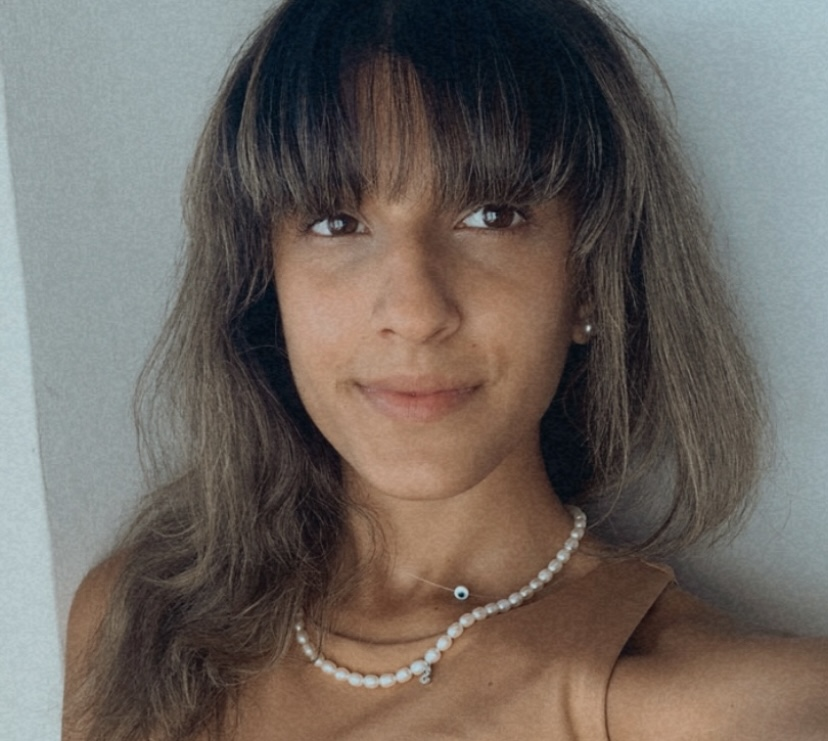
#> input picture images/IMG_5407.jpg, 828 x 741 px; its folder holds only this picture in this run
$ python clip_faces.py
#> lines starting #> are read from the running program, lines starting #| are printed output that depends on the picture
import cv2
import os

def crop_faces(input_folder, output_folder):
    # Load Haar Cascade for face detection
#> called with input_folder = 'images/', output_folder = 'clipped_faces/'
    face_cascade = cv2.CascadeClassifier(cv2.data.haarcascades + 'haarcascade_frontalface_default.xml')

    # Create the output folder if it doesn't exist
    if not os.path.exists(output_folder):
        os.makedirs(output_folder)

    # Loop through all files in the input folder
    for image_name in os.listdir(input_folder):
        print(f"Processing file: {image_name}")

        # Skip non-image files
        if not image_name.lower().endswith(('.jpg', '.jpeg', '.png')):
            print(f"Skipping non-image file: {image_name}")
            continue

        # Read the image
        image_path = os.path.join(input_folder, image_name)
        image = cv2.imread(image_path)
#> image is the input picture: shape (741, 828, 3); mean B, G, R 96.5, 102.2, 109.5

        if image is None:
            print(f"Error reading image {image_name}. Skipping...")
            continue

        # Convert the image to grayscale for detection
        gray = cv2.cvtColor(image, cv2.COLOR_BGR2GRAY)
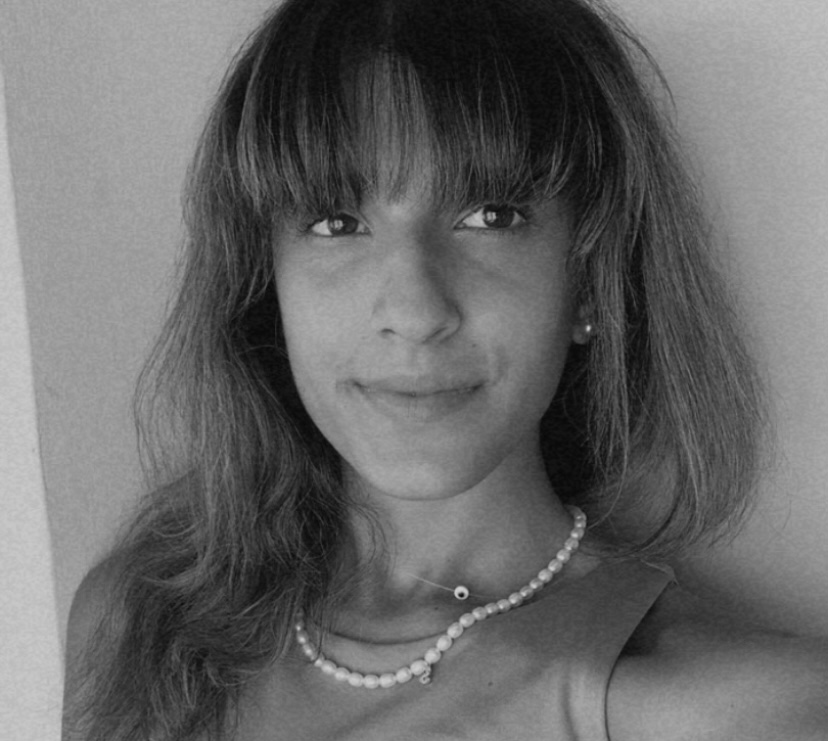
#> gray: shape (741, 828); min 7, max 207, mean 103.7

        # Perform face detection with modified parameters
        faces = face_cascade.detectMultiScale(
            gray,
            scaleFactor=1.05,  # Adjust for smaller face sizes
            minNeighbors=3,    # Increase sensitivity to detect more faces
            minSize=(20, 20)   # Reduce minimum size of detected faces
        )
#> faces = [[219, 83, 400, 400]]

        if len(faces) == 0:
            print(f"No faces detected in {image_name}. Check the image quality or alignment.")
        else:
            # Save each detected face
            for i, (x, y, w, h) in enumerate(faces):
                cropped_face = image[y:y+h, x:x+w]
                output_path = os.path.join(output_folder, f"{os.path.splitext(image_name)[0]}_face_{i}.jpg")
                cv2.imwrite(output_path, cropped_face)
                print(f"Saved cropped face to {output_path}")
#> this loop made 1 pass
#| Saved cropped face to clipped_faces/IMG_5407_face_0.jpg
#> pass 1, in crop_faces, `cropped_face = image[y:y+h, x:x+w]`:
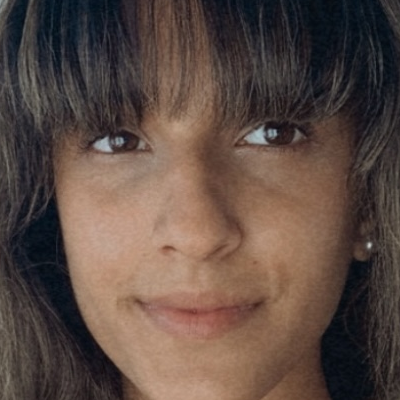
#> cropped_face: shape (400, 400, 3); mean B, G, R 67.1, 74.9, 92.6

if __name__ == "__main__":
    # Input and output folder paths
    input_folder = "images/"  # Folder containing original images
    output_folder = "clipped_faces/"  # Folder to save cropped faces
    crop_faces(input_folder, output_folder)

$ run again, on images/IMG_5414.jpg
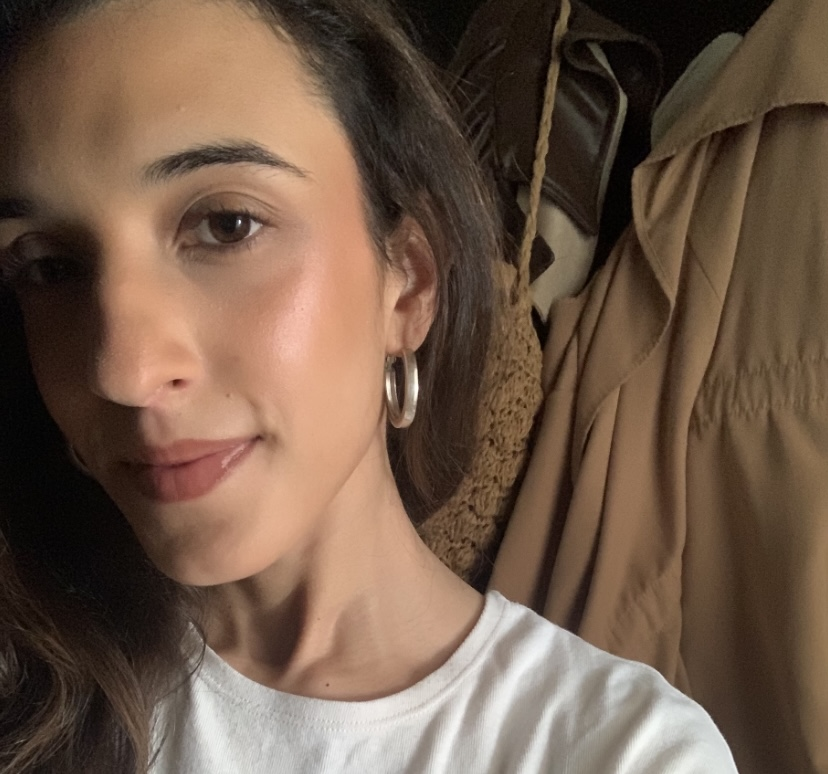
#> input picture images/IMG_5414.jpg, 828 x 774 px
#> in crop_faces, image is the input picture: shape (774, 828, 3); mean B, G, R 72.7, 89.2, 111.9
#> in crop_faces, `gray = cv2.cvtColor(image, cv2.COLOR_BGR2GRAY)`:
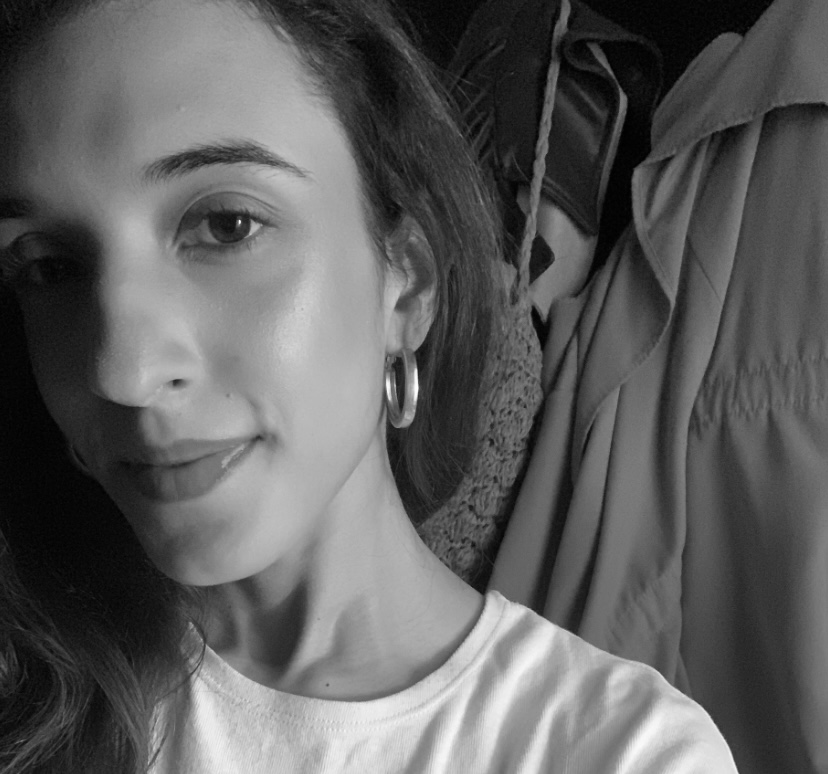
#> gray: shape (774, 828); min 0, max 254, mean 94.1
#> faces = [[28, 4, 573, 573]]
#> the loop in crop_faces, `for i, (x, y, w, h) in enumerate(faces):` made 1 pass
#> (printed output is left out)
#> pass 1, in crop_faces, `cropped_face = image[y:y+h, x:x+w]`:
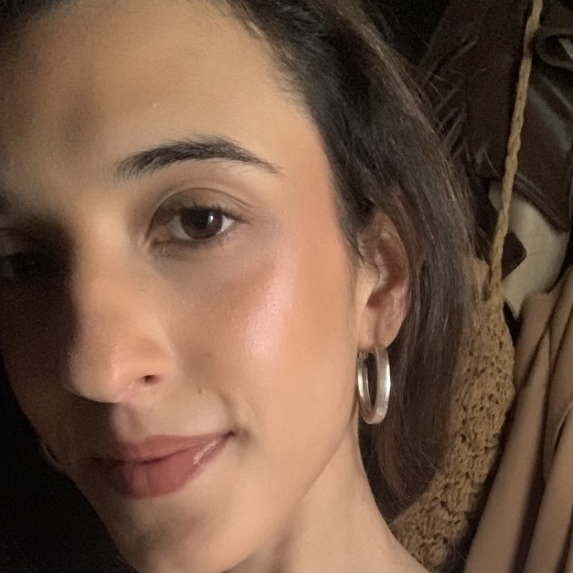
#> cropped_face: shape (573, 573, 3); mean B, G, R 69.8, 88.7, 117.6

$ run again, on images/image0.jpeg
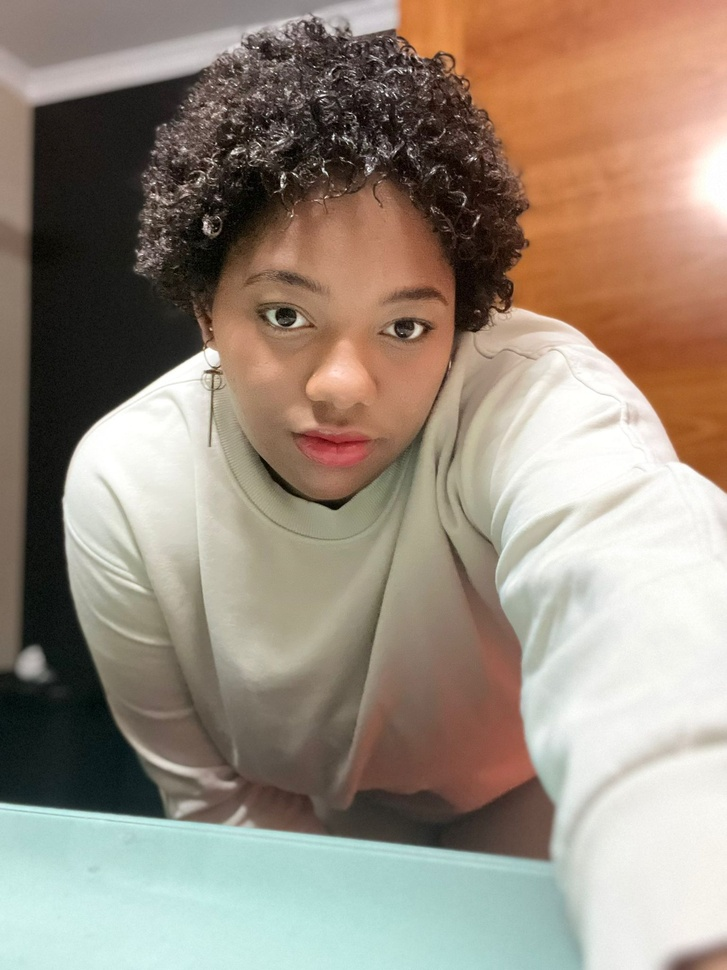
#> input picture images/image0.jpeg, 727 x 970 px, shrunk from 1536 x 2048 before the run
#> in crop_faces, image is the input picture: shape (970, 727, 3); mean B, G, R 126.3, 140.3, 153.8
#> in crop_faces, `gray = cv2.cvtColor(image, cv2.COLOR_BGR2GRAY)`:
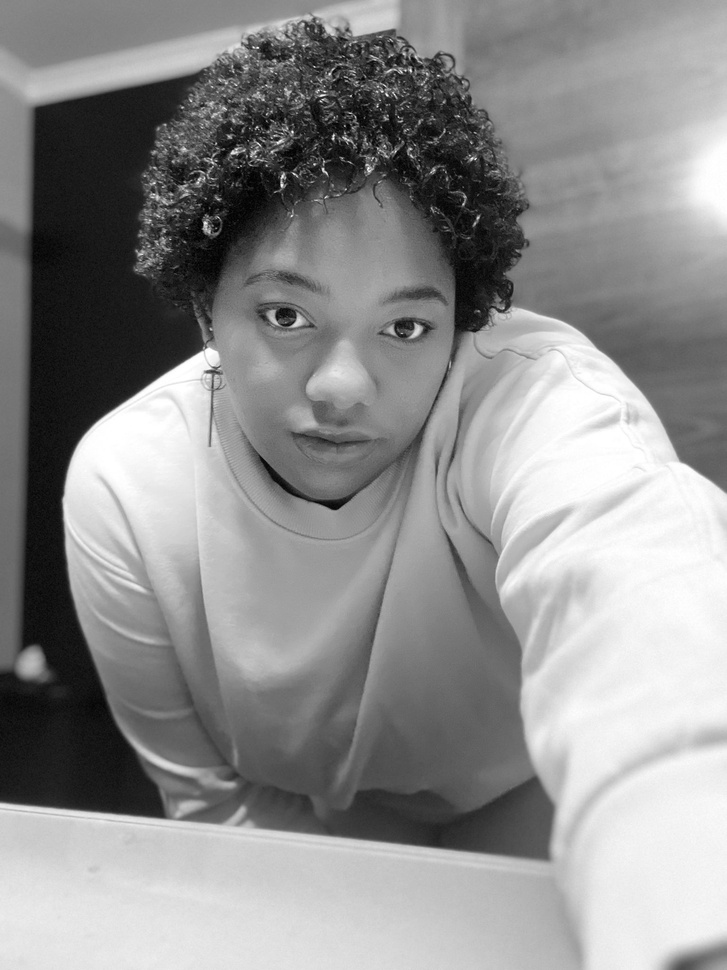
#> gray: shape (970, 727); min 0, max 255, mean 142.7
#> faces = [[408, 58, 28, 28], [189, 213, 314, 314]]
#> the loop in crop_faces, `for i, (x, y, w, h) in enumerate(faces):` made 2 passes
#> (printed output is left out)
#> pass 2, in crop_faces, `cropped_face = image[y:y+h, x:x+w]`:
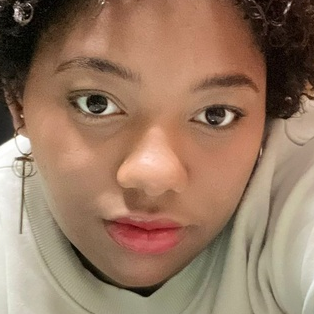
#> cropped_face: shape (314, 314, 3); mean B, G, R 98.5, 120.5, 151

$ run again, on images/image1.jpeg
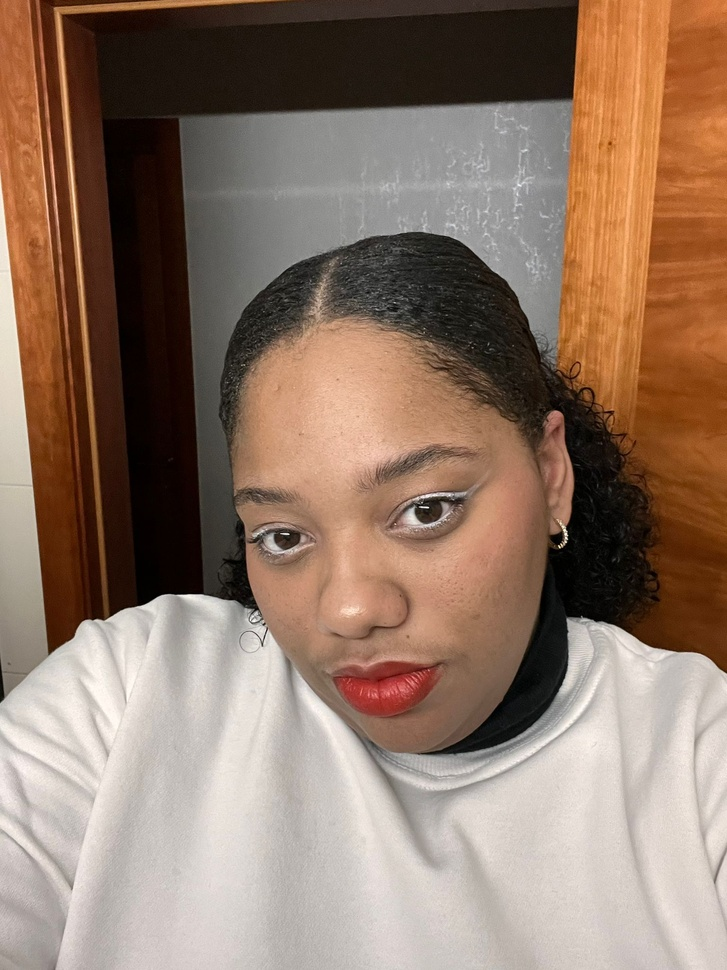
#> input picture images/image1.jpeg, 727 x 970 px, shrunk from 1536 x 2048 before the run
#> in crop_faces, image is the input picture: shape (970, 727, 3); mean B, G, R 103.6, 119.9, 144.3
#> in crop_faces, `gray = cv2.cvtColor(image, cv2.COLOR_BGR2GRAY)`:
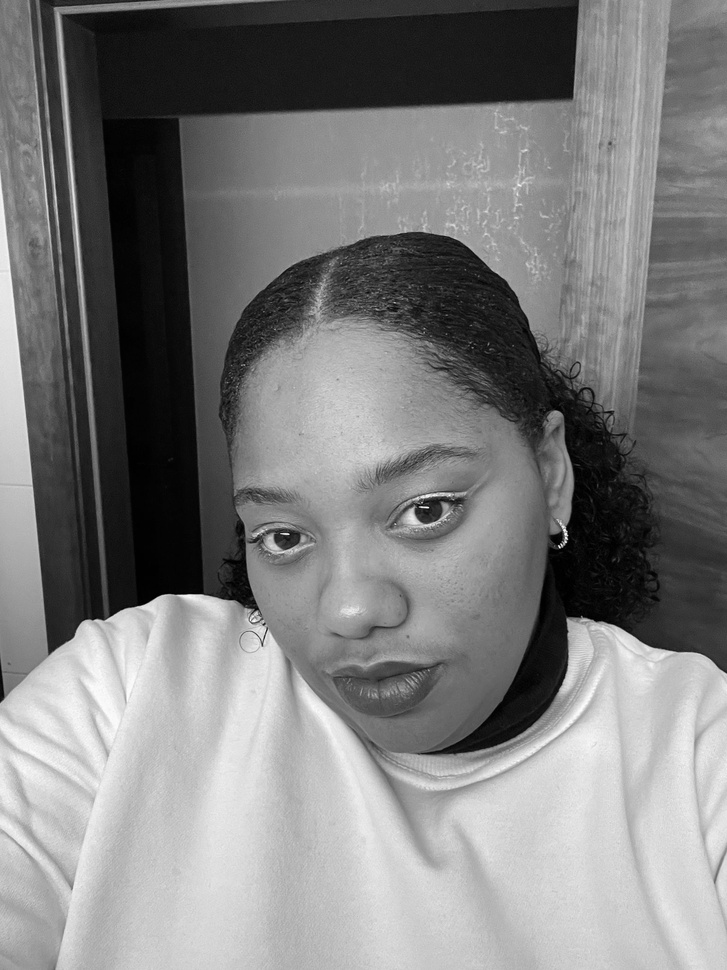
#> gray: shape (970, 727); min 0, max 255, mean 125.4
#> faces = [[632, 553, 61, 61], [631, 282, 67, 67], [188, 380, 364, 364]]
#> the loop in crop_faces, `for i, (x, y, w, h) in enumerate(faces):` made 3 passes
#> (printed output is left out)
#> pass 3, in crop_faces, `cropped_face = image[y:y+h, x:x+w]`:
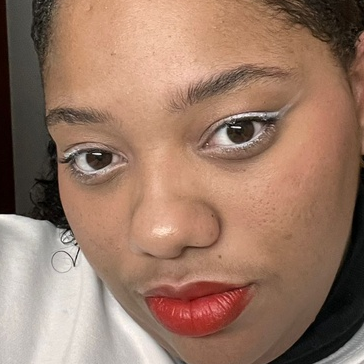
#> cropped_face: shape (364, 364, 3); mean B, G, R 102.1, 120.7, 153.9

$ run again, on images/IMG_5408.jpg
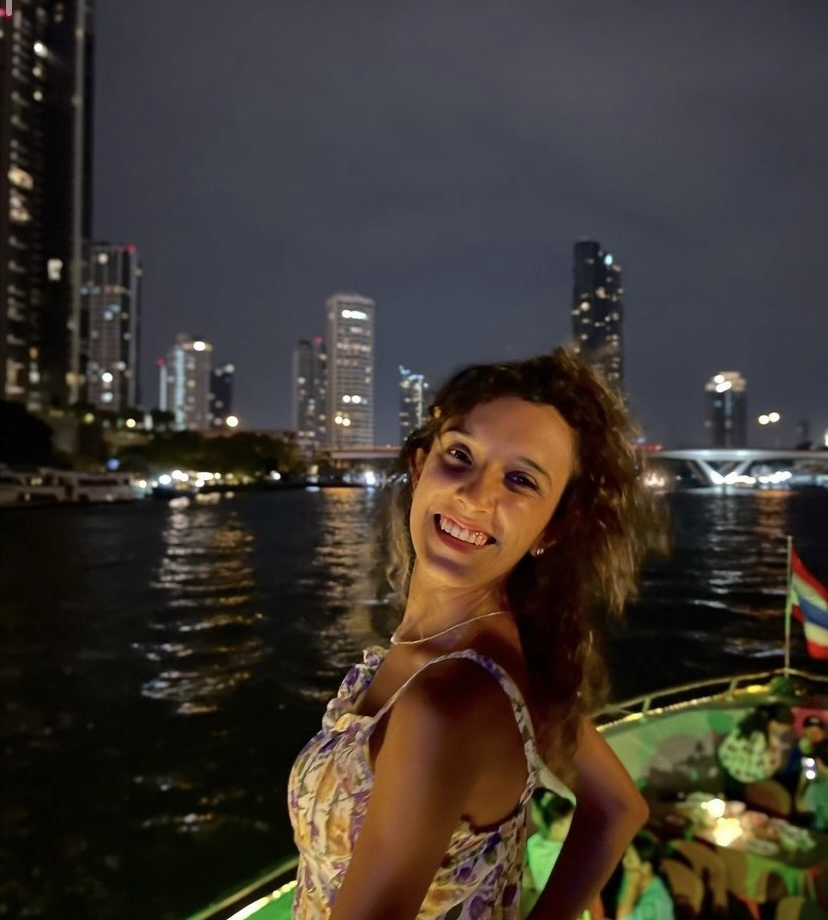
#> input picture images/IMG_5408.jpg, 828 x 920 px
#> in crop_faces, image is the input picture: shape (920, 828, 3); mean B, G, R 48.9, 55.1, 62.4
#> in crop_faces, `gray = cv2.cvtColor(image, cv2.COLOR_BGR2GRAY)`:
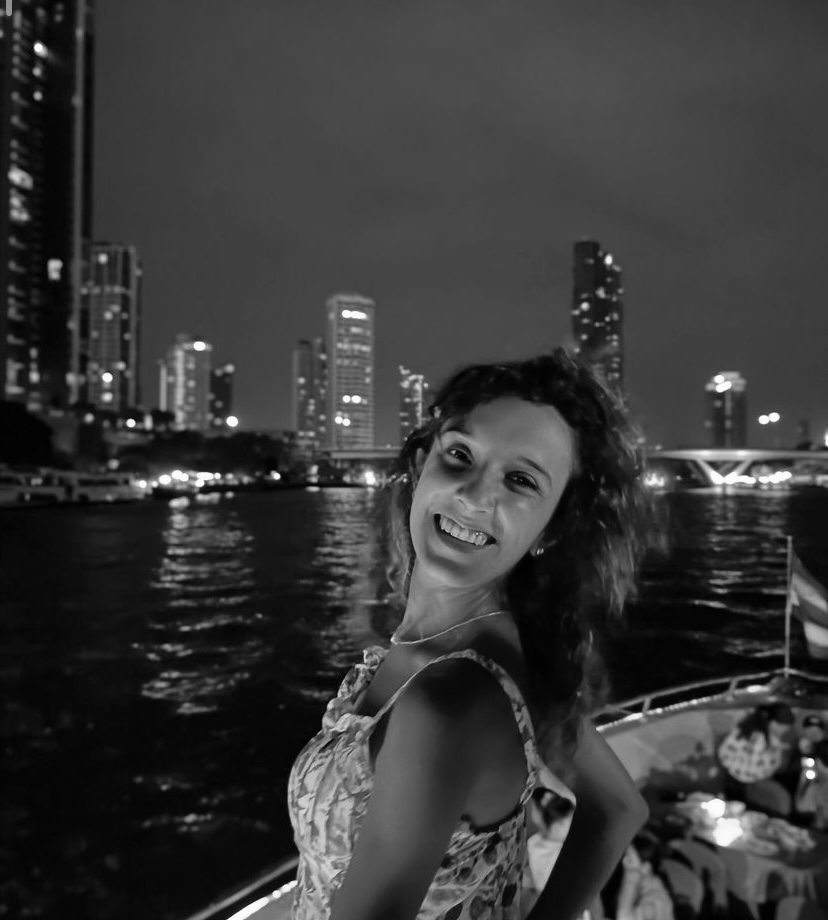
#> gray: shape (920, 828); min 0, max 255, mean 56.5
#> faces = [[487, 820, 50, 50], [309, 510, 79, 79], [314, 687, 70, 70], [522, 714, 71, 71], [396, 407, 190, 190]]
#> the loop in crop_faces, `for i, (x, y, w, h) in enumerate(faces):` made 5 passes
#> (printed output is left out)
#> pass 3, in crop_faces, `cropped_face = image[y:y+h, x:x+w]`:
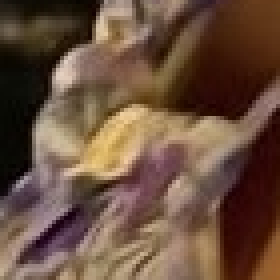
#> cropped_face: shape (70, 70, 3) (shown 4 times larger); mean B, G, R 62.3, 79.6, 106.3
